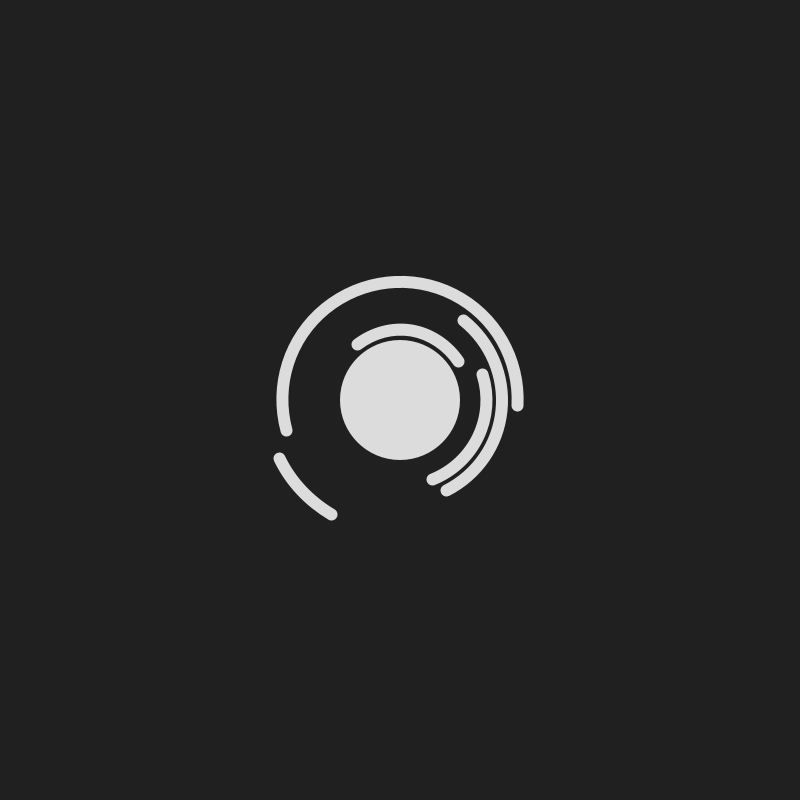
Frame 1 (no input)
Frame 60 (the mouse pressed at the canvas centre just before this capture): identical to frame 1, image omitted
Frame 120 (the mouse held since frame 60 and released just before this capture): identical to frame 1, image omitted

The Processing sketch that drew this single still picture (run headless with seeded random() and noise(); from frame 60 on, the mouse is pressed at the canvas centre):

// Processing sketch: processing_111935
// ── processing_111935.pde

/*  glidingArcs01
 *  - a "parent" circle and "children" arcs.
 *
 *  The arcs are given new lengths and starting points
 *  when space is pressed.
 *
 *  - by Toke Frello, 2013
 */


int nNumberOfArcs;
float fArcSpeed;

ArcParent a;
int nMaxNumberOfArcs = 30;  //This number of arcs will be created.
                            //A number of these will then be hidden.

void setup() {
  size(800, 800);

  nNumberOfArcs = 5;
  fArcSpeed = 0.07;
  

  a = new ArcParent(new PVector(width/2, height/2), nMaxNumberOfArcs, 120, 8, color(220));
}

void draw() {
  background(#202020);
  a.update();
}

void keyPressed() {
  if (key == ' ') {
    for (int aaa = 0; aaa < a.oArcs.length; aaa++) {
      a.oArcs[aaa].fNewArcStart = a.oArcs[aaa].fCurrentArcStart + random(-PI/2, PI/2);
      a.oArcs[aaa].fNewArcLength = a.oArcs[aaa].fCurrentArcLength + random(-PI/2, PI/2);
    }
  }
}

/*  A class that holds a circle
 *  and surrounding arcs.
 */ 

class ArcParent {
  PVector vLoc;        //The location of the circle
  int nArcs;           //Number of arcs
  float fSize;         //The size of the circle
  float fSpace;        //The space between each arc
  color cFill;         //The color of the circle and the arcs
  
  OuterArc[] oArcs;
  
  ArcParent(PVector vLoc_, int nArcs_, float fSize_, float fSpace_, color cFill_) {
    vLoc = vLoc_;
    nArcs = nArcs_;
    fSize = fSize_;
    fSpace = fSpace_;
    cFill = cFill_;
    oArcs = new OuterArc[nArcs];
    
    for (int iii = 0; iii < nArcs; iii++) {
      float fStrokeWeight = 12;
      oArcs[iii] = new OuterArc(vLoc, fSize+fStrokeWeight+fSpace+iii*fStrokeWeight*2+iii*fSpace, random(0, TWO_PI), random(0, TWO_PI), fStrokeWeight, cFill);
    }
  }
  
  void update() {
    for (int iii = 0; iii < oArcs.length; iii++) {    //Update the outer arcs
      oArcs[iii].update();
    }
    
    display();
  }
  
  void display() {
    fill(cFill);
    noStroke();
    
    ellipse(vLoc.x, vLoc.y, fSize, fSize);
    
    for (int iii = 0; iii < nNumberOfArcs; iii++) {          //Display the outer arcs
      oArcs[iii].display();
    }
  }
} 
    
    
/*  A class that makes arcs
 *  around a parent circle
 */

class OuterArc {
  PVector vLoc;                              //The center of the arc
  float fCenterDist,                         //The distance to the center
  fCurrentArcStart, fNewArcStart,            //The starting point of the arc, the new "start goal"
  fCurrentArcLength, fNewArcLength,          //The length of the arc, the new "length goal"
  fStrokeWeight;                             //The width of the arc
  color cFill;

  OuterArc(PVector vLoc_, float fCenterDist_, float fCurrentArcStart_, float fCurrentArcLength_, float fStrokeWeight_, color cFill_) {
    vLoc = vLoc_;
    fCenterDist = fCenterDist_;

    fCurrentArcStart = fCurrentArcStart_;
    fNewArcStart = fCurrentArcStart_;
    fCurrentArcLength = fCurrentArcLength_;
    fNewArcLength = fCurrentArcLength_;

    fStrokeWeight = fStrokeWeight_;
    cFill = cFill_;
  }

  void update() {
    updateArcStart();
    updateArcLength();
  }

  void updateArcStart() {
    if (abs(fCurrentArcStart-fNewArcStart) < 0.01) {
      fCurrentArcStart = fNewArcStart;
    } 
    else {
      fCurrentArcStart = lerp(fCurrentArcStart, fNewArcStart, fArcSpeed);
    }
  }

  void updateArcLength() {
    fNewArcLength = constrain(fNewArcLength, 0.2, TWO_PI-0.2);  //Make sure the arcs only revolve once

    if (abs(fCurrentArcLength-fNewArcLength) < 0.01) {
      fCurrentArcLength = fNewArcLength;
    } 
    else {
      fCurrentArcLength = lerp(fCurrentArcLength, fNewArcLength, fArcSpeed);
    }
  }

  void display() {
    noFill();
    stroke(cFill);
    strokeWeight(fStrokeWeight);

    arc(vLoc.x, vLoc.y, fCenterDist, fCenterDist, fCurrentArcStart, fCurrentArcStart + fCurrentArcLength);
  }
}
